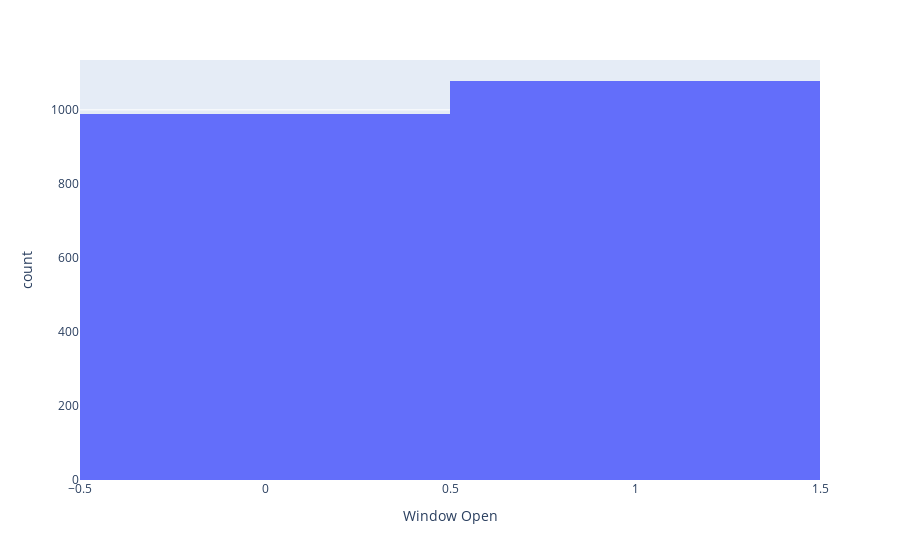

The code cell stored with this chart in its notebook:
### Code cell
px.histogram(dftime_30, x="Window Open")

### Figure 1 — Plotly figure (JSON) as saved in the notebook; plotly's stock layout.template omitted (floating-point values rounded to 4 significant figures; data arrays with more than 128 entries replaced by an {"elided": "..."} marker saying what was removed)
{"data": [{"alignmentgroup": "True", "bingroup": "x", "hovertemplate": "Window Open=%{x}<br>count=%{y}<extra></extra>", "legendgroup": "", "marker": {"color": "#636efa", "pattern": {"shape": ""}}, "name": "", "offsetgroup": "", "orientation": "v", "showlegend": false, "type": "histogram", "x": {"elided": "2066 int values"}, "xaxis": "x", "yaxis": "y"}], "layout": {"barmode": "relative", "legend": {"tracegroupgap": 0}, "margin": {"t": 60}, "xaxis": {"anchor": "y", "domain": [0, 1], "title": {"text": "Window Open"}}, "yaxis": {"anchor": "x", "domain": [0, 1], "title": {"text": "count"}}}}
